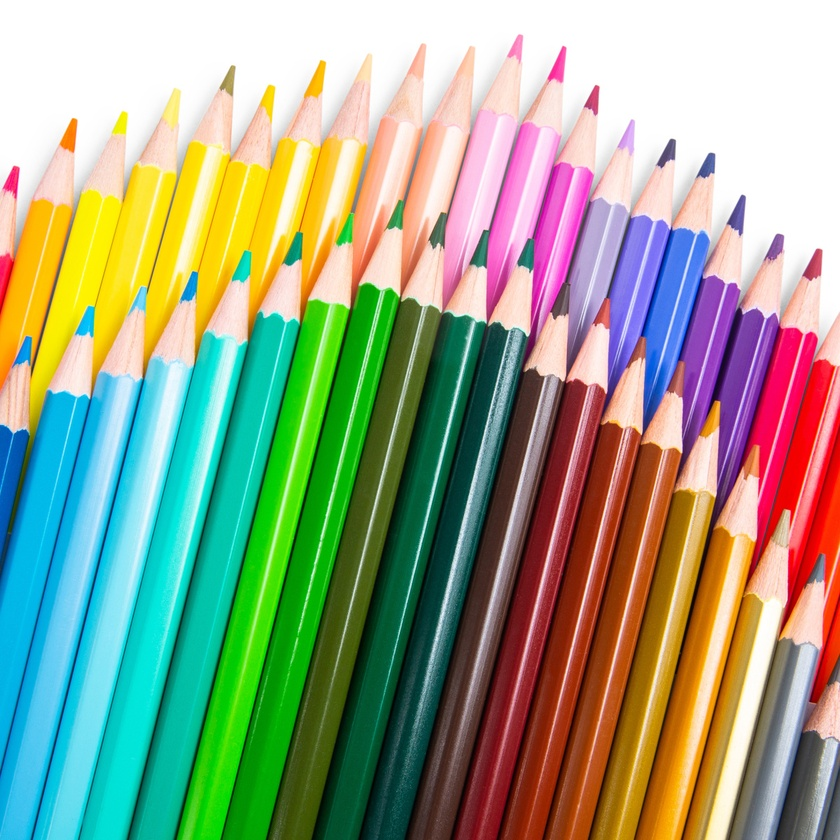
#> input picture DAY 58/pencil.jpg, 840 x 840 px, shrunk from 1200 x 1200 before the run
$ python image_formats.py
#> lines starting #> are read from the running program, lines starting #| are printed output that depends on the picture
import cv2
import matplotlib.pyplot as plt

# Load an image using OpenCV
image_path = "pencil.jpg"
image_cv2 = cv2.imread(image_path)
#> image_cv2 is the input picture: shape (840, 840, 3); mean B, G, R 135.7, 163.5, 151.9

# Convert the image from BGR to RGB
image_cv2_rgb = cv2.cvtColor(image_cv2, cv2.COLOR_BGR2RGB)

# Display the image
plt.imshow(image_cv2)
plt.title('Image loaded with OpenCV')
plt.show()


from PIL import Image

# Load an image using PIL
image_pil = Image.open(image_path)

# Display the image
plt.imshow(image_pil)
plt.title('Image loaded with PIL')
plt.show()

import imageio

# Load an image using imageio
image_imageio = imageio.imread(image_path)

# Display the image
plt.imshow(image_imageio)
plt.title('Image loaded with imageio')
plt.show()

# PNG image path
image_path_png = "paint.png"
image_path_jpg = "pencil.jpg"

# OpenCV
image_cv2_png = cv2.imread(image_path_png)
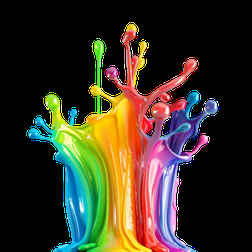
#> input picture DAY 58/paint.png, 252 x 252 px, shrunk from 360 x 360 before the run
#> image_cv2_png is the input picture: shape (252, 252, 3); mean B, G, R 35.7, 50.7, 56.3
image_cv2_png_rgb = cv2.cvtColor(image_cv2_png, cv2.COLOR_BGR2RGB)
plt.imshow(image_cv2_png_rgb)
plt.title('PNG loaded with OpenCV')
plt.show()

# PIL
image_pil_png = Image.open(image_path_png)
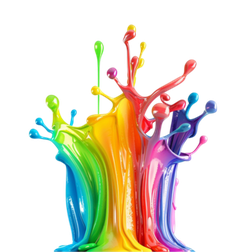
#> image_pil_png: PIL image 252x252 RGBA; mean R, G, B, A 56.3, 50.7, 35.7, 77.8; transparent parts drawn white
plt.imshow(image_cv2_png_rgb)
plt.title('PNG loaded with OpenCV')
plt.show()

# imageio
image_imageio_png = imageio.imread(image_path_png)
plt.imshow(image_cv2_png_rgb)
plt.title('PNG loaded with OpenCV')
plt.show()
